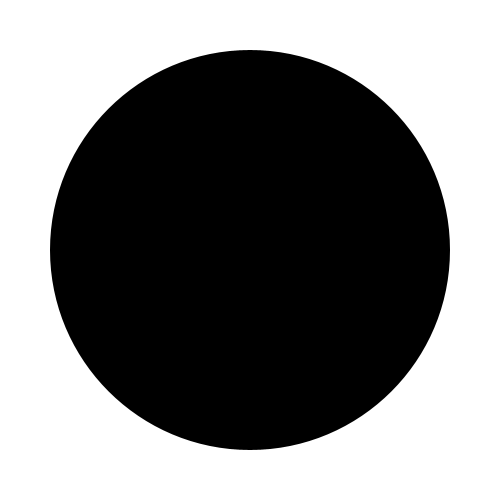
Frame 1 (no input)
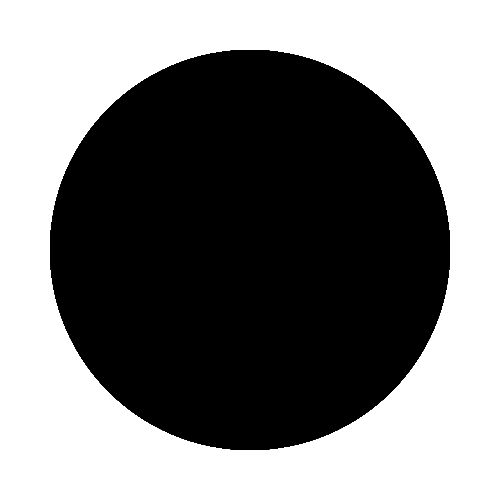
Frame 60 (the mouse pressed at the canvas centre just before this capture)
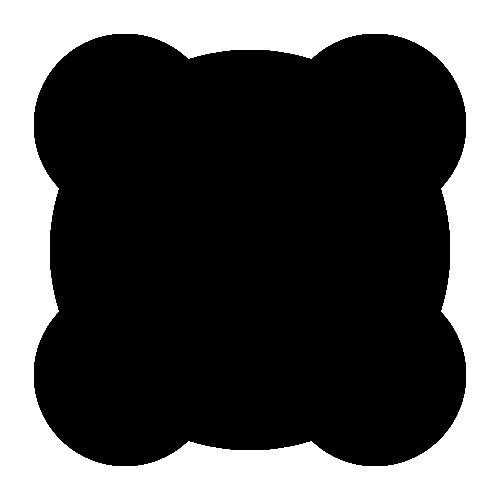
Frame 120 (the mouse held since frame 60 and released just before this capture)

The Processing sketch that drew these frames (run headless with seeded random() and noise(); from frame 60 on, the mouse is pressed at the canvas centre):

// Processing sketch: processing_7502
// ── processing_7502.pde

/**
 * Array Objects. 
 * 
 * Demonstrates the syntax for creating an array of custom objects. 
 */

int nCircles = 1; //number of circles

Circle[] circles = new Circle[nCircles]; // Declare an array of objects (circles)

void setup() {
  // Standard Setup
  size(500, 500);
  noStroke();
  smooth();

  // Construct the first circle
  circles[0] = new Circle(250, 250, 400);  
 background(255);
 
}

void draw(){
  for (int i = 0; i < circles.length; i++) {
    circles[i].display();
  }
}

void mousePressed(){
  
  for (int i = 0; i < circles.length; i++) {
    if(dist(mouseX, mouseY, circles[i].x, circles[i].y) < circles[i].d/2){
      circles[i].create(circles[i].x, circles[i].y, circles[i].d);

    }
  }
}

class Circle {
  float x, y, d; // Class variables

  // Contructor
  Circle(float _x, float _y, float _d) {
    x = _x;
    y = _y;
    d = _d;
  }

  void create(float xpos, float ypos, float diameter){
    Circle c = new Circle(xpos/2, ypos/2, diameter/2.2);
    Circle e = new Circle(xpos/2, (ypos/2)*3, diameter/2.2);
    Circle f = new Circle((xpos/2)*3, ypos/2, diameter/2.2);
    Circle g = new Circle((xpos/2)*3, (ypos/2)*3, diameter/2.2);
    circles = (Circle[]) append(circles, c);
    circles = (Circle[]) append(circles, e);
    circles = (Circle[]) append(circles, f);
    circles = (Circle[]) append(circles, g);
  }

  void display() {
    fill(0);
    ellipse(x,y,d,d);
  }

}
